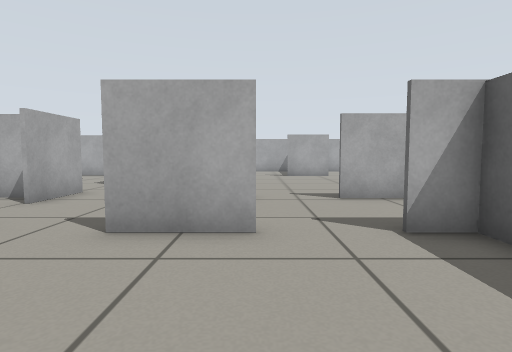
View 1 (above)

16 first-person views from a walk through a world built for the Gazebo simulator. The camera is 0.52 m above the floor, tilts 4° down and sees 80° across. The floor is counted in squares, 0.5 m on a side. Each view is taken from the middle of a square. On the plan, view 1 faces up. The plan holds only what a view shows up to about 12 squares ahead; the rest is blank.

View 2
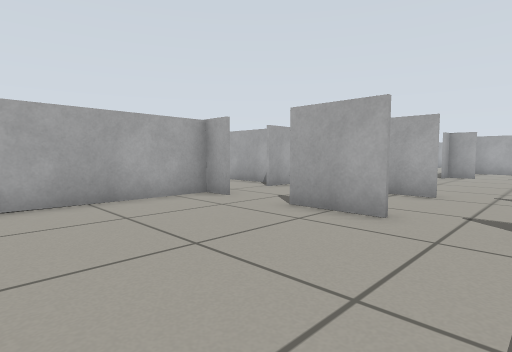

View 3
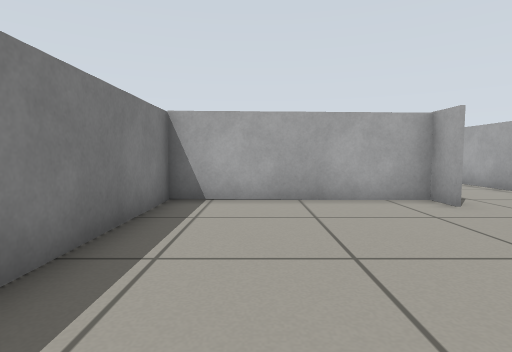

View 4
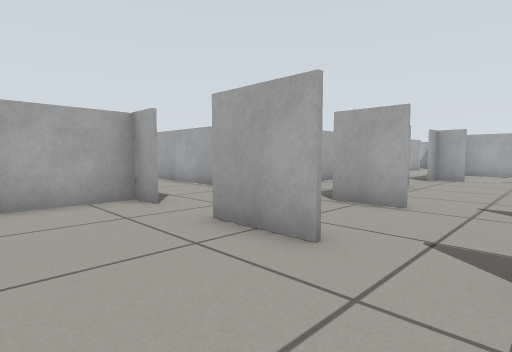

View 5
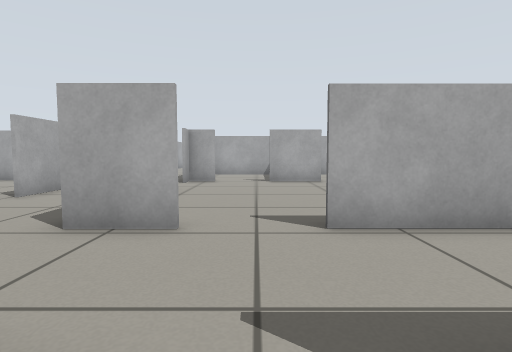

View 6
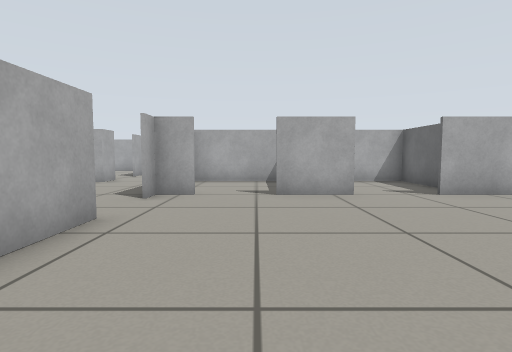

View 7
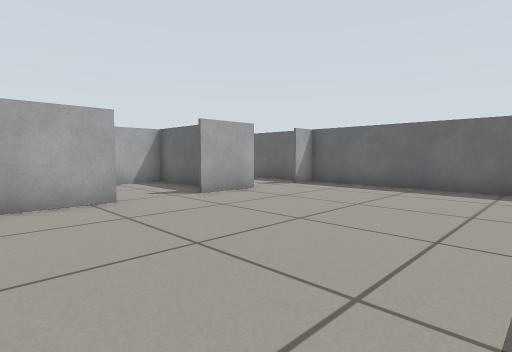

View 8
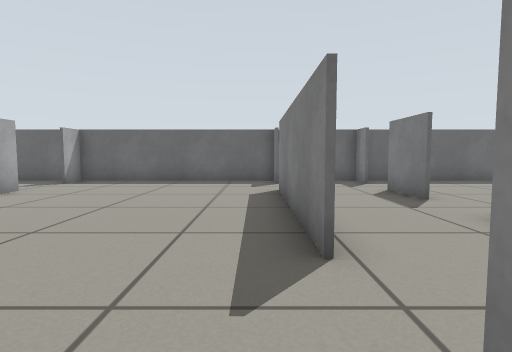

View 9
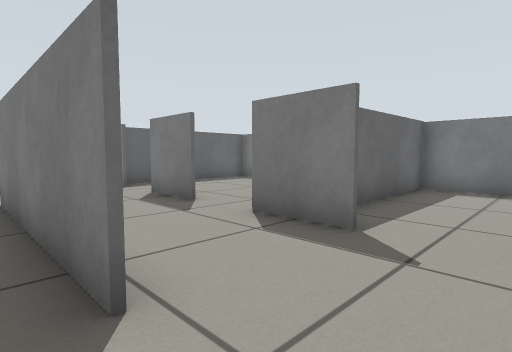

View 10
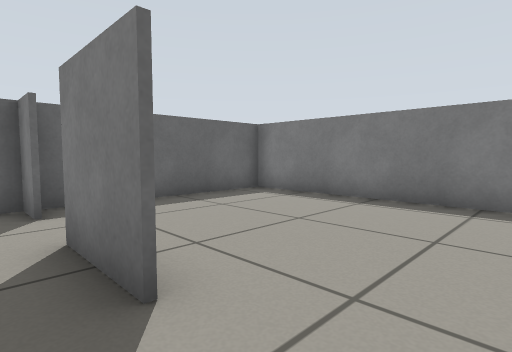

View 11
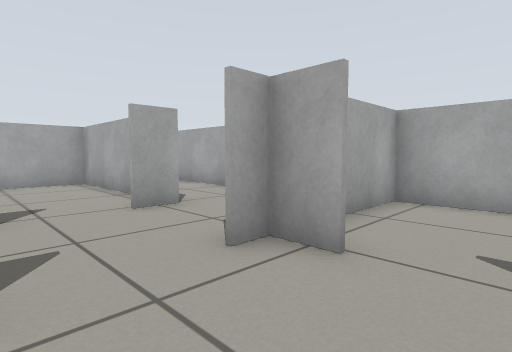

View 12
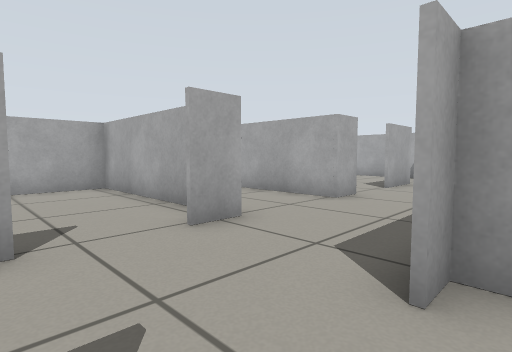

View 13
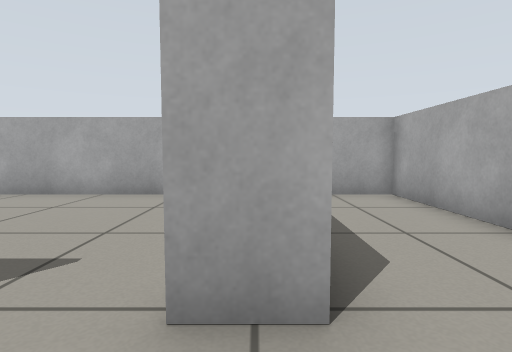

View 14
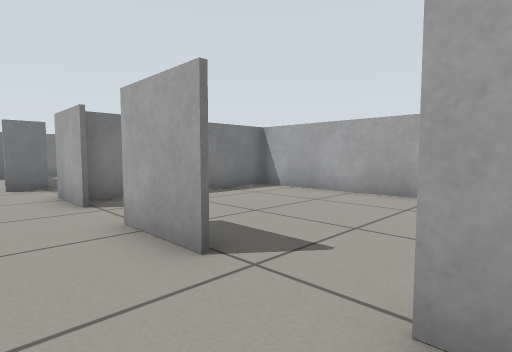

View 15
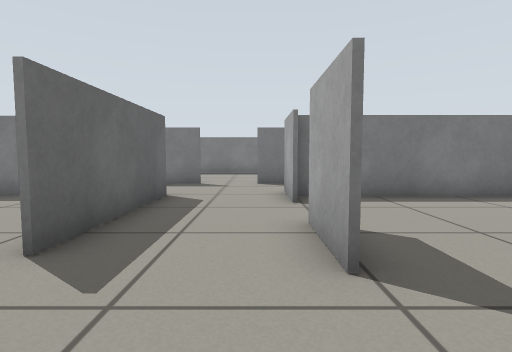

View 16
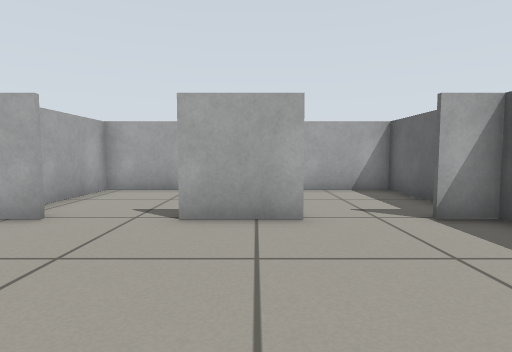

### Floor plan
Ten units are one square. View 1 is at (0, 0); x grows to the right and y downward. Boxes are objects, and circles mark ways between rooms. Rooms are numbered by the first view taken in them; rooms with no view inside come last. Other rooms are left out.
<svg viewBox="-114 -195 229 220">
<path fill="none" stroke="#000" d="M-20 -41 -8 -41M1 -40 -20 -40M19 -41 40 -41M-40 -40 -48 -40 -48 20 29 20 29 -40 20 -40M0 -72 -17 -72M34 -72 20 -72M-16 -120 -16 -100M-5 -148 -16 -148 -16 -141M36 -148 15 -148M19 -73 79 -73M-17 -72 -17 -120M-48 -125 -48 -104M-48 -85 -48 -64M67 -162 67 -190 -16 -190 -16 -168M26 -190 26 -162M79 -148 58 -148M-62 -154 -109 -154 -109 -73 -65 -73M-60 -73 -50 -73M100 -73 109 -73 109 -148 99 -148M109 -155 109 -190 84 -190M59 -41 80 -41M99 -41 110 -41M45 20 109 20 109 -50M46 -72 34 -72M-48 -155 -48 -144M-48 -186 -109 -186 -109 -169"/>
<circle cx="-35" cy="-75" r="3" fill="#2a7"/>
<circle cx="5" cy="-70" r="3" fill="#2a7"/>
<circle cx="25" cy="-55" r="3" fill="#2a7"/>
<circle cx="85" cy="-70" r="3" fill="#2a7"/>
<circle cx="-35" cy="-150" r="3" fill="#2a7"/>
<text x="-10" y="-30">1</text>
<text x="10" y="-120">2</text>
<text x="70" y="-20">3</text>
<text x="-60" y="-170">4</text>
</svg>
Room 1 opens to room 2. Room 1 opens to room 3. Room 2 opens to room 3. Room 2 opens to room 4.

Where each view was taken, in squares from view 1:
view 1: 0 up, 0 right, facing up
view 2: 1 down, 2 right, facing up-left
view 3: 0 up, 2 right, facing left
view 4: 1 up, 2 right, facing up-left
view 5: 3 up, 1 right, facing up
view 6: 7 up, 1 right, facing up
view 7: 8 up, 1 right, facing up-right
view 8: 8 up, 1 left, facing right
view 9: 8 up, 0 right, facing down-right
view 10: 5 up, 4 right, facing down-right
view 11: 12 up, 1 right, facing up-left
view 12: 12 up, 1 left, facing up-left
view 13: 15 up, 3 left, facing left
view 14: 15 up, 3 left, facing down-left
view 15: 15 up, 4 left, facing down
view 16: 10 up, 7 right, facing up
